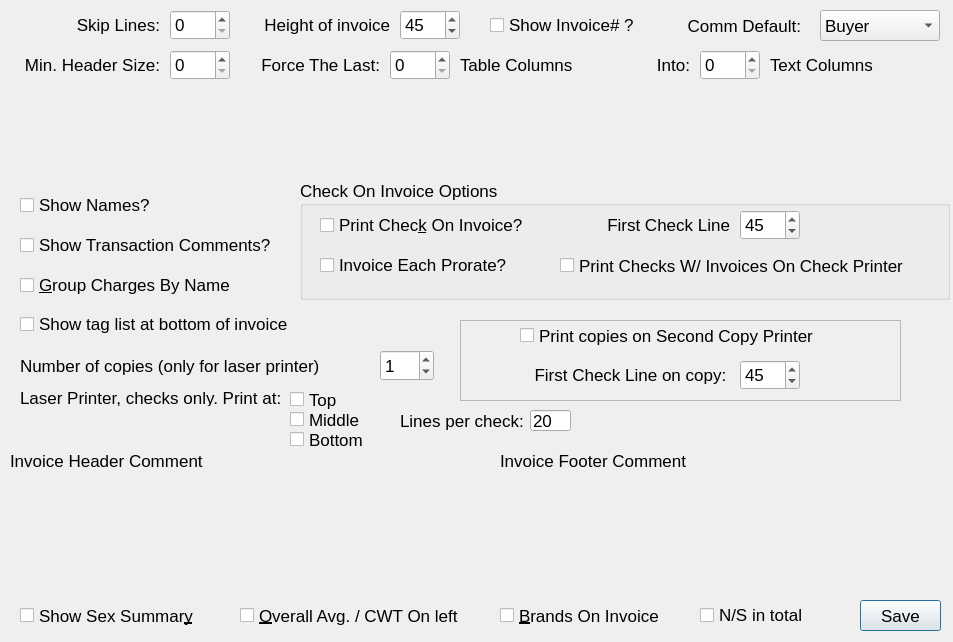
<?xml version="1.0" encoding="UTF-8"?>
<ui version="4.0">
 <class>InvoiceSetup</class>
 <widget class="QDialog" name="InvoiceSetup">
  <property name="windowModality">
   <enum>Qt::ApplicationModal</enum>
  </property>
  <property name="enabled">
   <bool>true</bool>
  </property>
  <property name="geometry">
   <rect>
    <x>0</x>
    <y>0</y>
    <width>953</width>
    <height>642</height>
   </rect>
  </property>
  <property name="font">
   <font>
    <pointsize>13</pointsize>
   </font>
  </property>
  <property name="windowTitle">
   <string>Setup Invoice</string>
  </property>
  <widget class="QComboBox" name="commissionDefaultCombo">
   <property name="geometry">
    <rect>
     <x>820</x>
     <y>10</y>
     <width>120</width>
     <height>31</height>
    </rect>
   </property>
   <item>
    <property name="text">
     <string>Buyer</string>
    </property>
   </item>
   <item>
    <property name="text">
     <string>Company</string>
    </property>
   </item>
  </widget>
  <widget class="QCheckBox" name="showNumberBox">
   <property name="geometry">
    <rect>
     <x>490</x>
     <y>10</y>
     <width>180</width>
     <height>30</height>
    </rect>
   </property>
   <property name="text">
    <string>Show Invoice# ?</string>
   </property>
  </widget>
  <widget class="QLabel" name="textLabel1_2">
   <property name="geometry">
    <rect>
     <x>240</x>
     <y>10</y>
     <width>150</width>
     <height>30</height>
    </rect>
   </property>
   <property name="text">
    <string>Height of invoice</string>
   </property>
   <property name="alignment">
    <set>Qt::AlignRight|Qt::AlignTrailing|Qt::AlignVCenter</set>
   </property>
   <property name="wordWrap">
    <bool>false</bool>
   </property>
  </widget>
  <widget class="QSpinBox" name="invoiceHeight">
   <property name="geometry">
    <rect>
     <x>400</x>
     <y>10</y>
     <width>60</width>
     <height>30</height>
    </rect>
   </property>
   <property name="minimum">
    <number>10</number>
   </property>
   <property name="maximum">
    <number>68</number>
   </property>
   <property name="value">
    <number>45</number>
   </property>
  </widget>
  <widget class="QLabel" name="commissionDefaultLabel">
   <property name="geometry">
    <rect>
     <x>670</x>
     <y>10</y>
     <width>131</width>
     <height>31</height>
    </rect>
   </property>
   <property name="text">
    <string>Comm Default:</string>
   </property>
   <property name="alignment">
    <set>Qt::AlignRight|Qt::AlignTrailing|Qt::AlignVCenter</set>
   </property>
   <property name="wordWrap">
    <bool>false</bool>
   </property>
  </widget>
  <widget class="QSpinBox" name="topSkip">
   <property name="geometry">
    <rect>
     <x>170</x>
     <y>10</y>
     <width>60</width>
     <height>30</height>
    </rect>
   </property>
   <property name="minimum">
    <number>0</number>
   </property>
   <property name="maximum">
    <number>35</number>
   </property>
   <property name="value">
    <number>0</number>
   </property>
  </widget>
  <widget class="QCheckBox" name="showNameBox">
   <property name="geometry">
    <rect>
     <x>20</x>
     <y>190</y>
     <width>200</width>
     <height>30</height>
    </rect>
   </property>
   <property name="text">
    <string>Show Names?</string>
   </property>
  </widget>
  <widget class="Q3GroupBox" name="checkOnInvoiceGroup">
   <property name="geometry">
    <rect>
     <x>300</x>
     <y>180</y>
     <width>650</width>
     <height>120</height>
    </rect>
   </property>
   <property name="title">
    <string>Check On Invoice Options</string>
   </property>
   <widget class="QCheckBox" name="checkOnInvoice">
    <property name="geometry">
     <rect>
      <x>20</x>
      <y>30</y>
      <width>230</width>
      <height>30</height>
     </rect>
    </property>
    <property name="text">
     <string>Print Chec&amp;k On Invoice?</string>
    </property>
   </widget>
   <widget class="QSpinBox" name="checkStartLine">
    <property name="geometry">
     <rect>
      <x>440</x>
      <y>30</y>
      <width>60</width>
      <height>30</height>
     </rect>
    </property>
    <property name="minimum">
     <number>1</number>
    </property>
    <property name="maximum">
     <number>64</number>
    </property>
    <property name="value">
     <number>45</number>
    </property>
   </widget>
   <widget class="QCheckBox" name="prorateInvoiceCheckBox">
    <property name="geometry">
     <rect>
      <x>20</x>
      <y>70</y>
      <width>230</width>
      <height>30</height>
     </rect>
    </property>
    <property name="text">
     <string>Invoice Each Prorate?</string>
    </property>
   </widget>
   <widget class="QLabel" name="checkLineLabel">
    <property name="geometry">
     <rect>
      <x>270</x>
      <y>30</y>
      <width>160</width>
      <height>30</height>
     </rect>
    </property>
    <property name="text">
     <string>First Check Line</string>
    </property>
    <property name="alignment">
     <set>Qt::AlignRight|Qt::AlignTrailing|Qt::AlignVCenter</set>
    </property>
    <property name="wordWrap">
     <bool>false</bool>
    </property>
   </widget>
   <widget class="QCheckBox" name="checkPrinterOption">
    <property name="geometry">
     <rect>
      <x>260</x>
      <y>70</y>
      <width>380</width>
      <height>31</height>
     </rect>
    </property>
    <property name="toolTip">
     <string>Check this option to use the check printer for checks on invoices.&lt;BR&gt; If the check on invoice button is checked and no checks are printed,&lt;BR&gt; then the seller invoice printer is used.</string>
    </property>
    <property name="text">
     <string>Print Checks W/ Invoices On Check Printer</string>
    </property>
   </widget>
  </widget>
  <widget class="QLabel" name="textLabel1">
   <property name="geometry">
    <rect>
     <x>30</x>
     <y>10</y>
     <width>130</width>
     <height>30</height>
    </rect>
   </property>
   <property name="frameShape">
    <enum>QFrame::NoFrame</enum>
   </property>
   <property name="frameShadow">
    <enum>QFrame::Plain</enum>
   </property>
   <property name="text">
    <string>Skip Lines:</string>
   </property>
   <property name="alignment">
    <set>Qt::AlignRight|Qt::AlignTrailing|Qt::AlignVCenter</set>
   </property>
   <property name="wordWrap">
    <bool>false</bool>
   </property>
  </widget>
  <widget class="Q3Table" name="transTableSetup">
   <property name="geometry">
    <rect>
     <x>10</x>
     <y>90</y>
     <width>930</width>
     <height>88</height>
    </rect>
   </property>
   <property name="numRows" stdset="0">
    <number>1</number>
   </property>
   <property name="numCols" stdset="0">
    <number>11</number>
   </property>
  </widget>
  <widget class="QLabel" name="textLabel1_3">
   <property name="geometry">
    <rect>
     <x>9</x>
     <y>50</y>
     <width>151</width>
     <height>30</height>
    </rect>
   </property>
   <property name="frameShape">
    <enum>QFrame::NoFrame</enum>
   </property>
   <property name="frameShadow">
    <enum>QFrame::Plain</enum>
   </property>
   <property name="text">
    <string>Min. Header Size:</string>
   </property>
   <property name="alignment">
    <set>Qt::AlignRight|Qt::AlignTrailing|Qt::AlignVCenter</set>
   </property>
   <property name="wordWrap">
    <bool>false</bool>
   </property>
  </widget>
  <widget class="QSpinBox" name="minHeaderSizeSpin">
   <property name="geometry">
    <rect>
     <x>170</x>
     <y>50</y>
     <width>60</width>
     <height>30</height>
    </rect>
   </property>
   <property name="minimum">
    <number>0</number>
   </property>
   <property name="maximum">
    <number>15</number>
   </property>
   <property name="value">
    <number>0</number>
   </property>
  </widget>
  <widget class="QLabel" name="textLabel1_3_2_2">
   <property name="geometry">
    <rect>
     <x>460</x>
     <y>50</y>
     <width>140</width>
     <height>30</height>
    </rect>
   </property>
   <property name="frameShape">
    <enum>QFrame::NoFrame</enum>
   </property>
   <property name="frameShadow">
    <enum>QFrame::Plain</enum>
   </property>
   <property name="text">
    <string>Table Columns</string>
   </property>
   <property name="alignment">
    <set>Qt::AlignLeading|Qt::AlignLeft|Qt::AlignVCenter</set>
   </property>
   <property name="wordWrap">
    <bool>false</bool>
   </property>
  </widget>
  <widget class="QLabel" name="textLabel1_3_2_3">
   <property name="geometry">
    <rect>
     <x>610</x>
     <y>50</y>
     <width>80</width>
     <height>30</height>
    </rect>
   </property>
   <property name="frameShape">
    <enum>QFrame::NoFrame</enum>
   </property>
   <property name="frameShadow">
    <enum>QFrame::Plain</enum>
   </property>
   <property name="text">
    <string>Into:</string>
   </property>
   <property name="alignment">
    <set>Qt::AlignRight|Qt::AlignTrailing|Qt::AlignVCenter</set>
   </property>
   <property name="wordWrap">
    <bool>false</bool>
   </property>
  </widget>
  <widget class="QLabel" name="textLabel1_3_2">
   <property name="geometry">
    <rect>
     <x>240</x>
     <y>50</y>
     <width>140</width>
     <height>30</height>
    </rect>
   </property>
   <property name="frameShape">
    <enum>QFrame::NoFrame</enum>
   </property>
   <property name="frameShadow">
    <enum>QFrame::Plain</enum>
   </property>
   <property name="text">
    <string>Force The Last:</string>
   </property>
   <property name="alignment">
    <set>Qt::AlignRight|Qt::AlignTrailing|Qt::AlignVCenter</set>
   </property>
   <property name="wordWrap">
    <bool>false</bool>
   </property>
  </widget>
  <widget class="QSpinBox" name="transOverrideColumnSpin">
   <property name="geometry">
    <rect>
     <x>390</x>
     <y>50</y>
     <width>60</width>
     <height>30</height>
    </rect>
   </property>
   <property name="minimum">
    <number>0</number>
   </property>
   <property name="maximum">
    <number>11</number>
   </property>
   <property name="value">
    <number>0</number>
   </property>
  </widget>
  <widget class="QLabel" name="textLabel1_3_2_2_2">
   <property name="geometry">
    <rect>
     <x>770</x>
     <y>50</y>
     <width>140</width>
     <height>30</height>
    </rect>
   </property>
   <property name="frameShape">
    <enum>QFrame::NoFrame</enum>
   </property>
   <property name="frameShadow">
    <enum>QFrame::Plain</enum>
   </property>
   <property name="text">
    <string>Text Columns</string>
   </property>
   <property name="alignment">
    <set>Qt::AlignLeading|Qt::AlignLeft|Qt::AlignVCenter</set>
   </property>
   <property name="wordWrap">
    <bool>false</bool>
   </property>
  </widget>
  <widget class="QSpinBox" name="transOverrideLengthSpin">
   <property name="geometry">
    <rect>
     <x>700</x>
     <y>50</y>
     <width>60</width>
     <height>30</height>
    </rect>
   </property>
   <property name="minimum">
    <number>0</number>
   </property>
   <property name="maximum">
    <number>96</number>
   </property>
   <property name="value">
    <number>0</number>
   </property>
  </widget>
  <widget class="Q3TextEdit" name="marketInvoiceComment">
   <property name="geometry">
    <rect>
     <x>10</x>
     <y>480</y>
     <width>480</width>
     <height>110</height>
    </rect>
   </property>
   <property name="font">
    <font>
     <family>Bitstream Vera Sans Mono</family>
     <pointsize>13</pointsize>
    </font>
   </property>
  </widget>
  <widget class="QLabel" name="textLabel1_2_2_2">
   <property name="geometry">
    <rect>
     <x>500</x>
     <y>450</y>
     <width>480</width>
     <height>21</height>
    </rect>
   </property>
   <property name="text">
    <string>Invoice Footer Comment</string>
   </property>
   <property name="wordWrap">
    <bool>false</bool>
   </property>
  </widget>
  <widget class="QCheckBox" name="totalNSCheckBox">
   <property name="geometry">
    <rect>
     <x>700</x>
     <y>600</y>
     <width>141</width>
     <height>30</height>
    </rect>
   </property>
   <property name="text">
    <string>N/S in total</string>
   </property>
  </widget>
  <widget class="Q3TextEdit" name="marketInvoiceDisclaimer">
   <property name="geometry">
    <rect>
     <x>500</x>
     <y>480</y>
     <width>440</width>
     <height>110</height>
    </rect>
   </property>
   <property name="font">
    <font>
     <family>Bitstream Vera Sans Mono</family>
     <pointsize>13</pointsize>
    </font>
   </property>
   <property name="overwriteMode" stdset="0">
    <bool>true</bool>
   </property>
  </widget>
  <widget class="QPushButton" name="saveButton">
   <property name="geometry">
    <rect>
     <x>860</x>
     <y>600</y>
     <width>81</width>
     <height>31</height>
    </rect>
   </property>
   <property name="text">
    <string>Save</string>
   </property>
  </widget>
  <widget class="QCheckBox" name="brandOptionCheckBox">
   <property name="geometry">
    <rect>
     <x>500</x>
     <y>600</y>
     <width>191</width>
     <height>31</height>
    </rect>
   </property>
   <property name="text">
    <string>&amp;Brands On Invoice</string>
   </property>
  </widget>
  <widget class="QCheckBox" name="averageOptionCheckBox">
   <property name="geometry">
    <rect>
     <x>20</x>
     <y>600</y>
     <width>201</width>
     <height>31</height>
    </rect>
   </property>
   <property name="text">
    <string>Show Sex Summar&amp;y</string>
   </property>
  </widget>
  <widget class="QCheckBox" name="averageOnLeftCheckBox">
   <property name="geometry">
    <rect>
     <x>240</x>
     <y>600</y>
     <width>240</width>
     <height>31</height>
    </rect>
   </property>
   <property name="text">
    <string>&amp;Overall Avg. / CWT On left</string>
   </property>
  </widget>
  <widget class="QCheckBox" name="showTransactionCommentBox">
   <property name="geometry">
    <rect>
     <x>20</x>
     <y>230</y>
     <width>260</width>
     <height>30</height>
    </rect>
   </property>
   <property name="text">
    <string>Show Transaction Comments?</string>
   </property>
  </widget>
  <widget class="QLabel" name="textLabel1_2_2">
   <property name="geometry">
    <rect>
     <x>10</x>
     <y>450</y>
     <width>480</width>
     <height>21</height>
    </rect>
   </property>
   <property name="text">
    <string>Invoice Header Comment</string>
   </property>
   <property name="wordWrap">
    <bool>false</bool>
   </property>
  </widget>
  <widget class="QCheckBox" name="groupChargesBox">
   <property name="geometry">
    <rect>
     <x>20</x>
     <y>270</y>
     <width>260</width>
     <height>30</height>
    </rect>
   </property>
   <property name="text">
    <string>&amp;Group Charges By Name</string>
   </property>
   <property name="shortcut">
    <string>Alt+G</string>
   </property>
  </widget>
  <widget class="QCheckBox" name="showTagsAtBottomOfInvoiceCheckBox">
   <property name="enabled">
    <bool>true</bool>
   </property>
   <property name="geometry">
    <rect>
     <x>20</x>
     <y>310</y>
     <width>321</width>
     <height>28</height>
    </rect>
   </property>
   <property name="text">
    <string>Show tag list at bottom of invoice</string>
   </property>
   <property name="shortcut">
    <string/>
   </property>
  </widget>
  <widget class="QSpinBox" name="lpCopyCountSpinBox">
   <property name="geometry">
    <rect>
     <x>380</x>
     <y>350</y>
     <width>54</width>
     <height>31</height>
    </rect>
   </property>
   <property name="value">
    <number>1</number>
   </property>
  </widget>
  <widget class="QLabel" name="label">
   <property name="geometry">
    <rect>
     <x>20</x>
     <y>350</y>
     <width>351</width>
     <height>31</height>
    </rect>
   </property>
   <property name="text">
    <string>Number of copies (only for laser printer)</string>
   </property>
  </widget>
  <widget class="QLabel" name="laserPrinterChecksOnlyPrintAtLabel">
   <property name="geometry">
    <rect>
     <x>20</x>
     <y>390</y>
     <width>261</width>
     <height>16</height>
    </rect>
   </property>
   <property name="text">
    <string>Laser Printer, checks only. Print at:</string>
   </property>
  </widget>
  <widget class="QCheckBox" name="checkBoxLaserCheckTop">
   <property name="geometry">
    <rect>
     <x>290</x>
     <y>390</y>
     <width>79</width>
     <height>19</height>
    </rect>
   </property>
   <property name="text">
    <string>Top</string>
   </property>
  </widget>
  <widget class="QCheckBox" name="checkBoxLaserCheckBottom">
   <property name="geometry">
    <rect>
     <x>290</x>
     <y>430</y>
     <width>79</width>
     <height>19</height>
    </rect>
   </property>
   <property name="text">
    <string>Bottom</string>
   </property>
  </widget>
  <widget class="QCheckBox" name="checkBoxLaserCheckMiddle">
   <property name="geometry">
    <rect>
     <x>290</x>
     <y>410</y>
     <width>79</width>
     <height>19</height>
    </rect>
   </property>
   <property name="text">
    <string>Middle</string>
   </property>
  </widget>
  <widget class="QLineEdit" name="linesPerCheck">
   <property name="geometry">
    <rect>
     <x>530</x>
     <y>410</y>
     <width>41</width>
     <height>21</height>
    </rect>
   </property>
   <property name="toolTip">
    <string>&lt;html&gt;&lt;head/&gt;&lt;body&gt;&lt;p&gt;This is normally 20. Calculated at 6 lines per inch, with 10 inches per page (two half inch margins, top and bottom). If it's not lining up for you, try changing this number by one and try again.&lt;/p&gt;&lt;/body&gt;&lt;/html&gt;</string>
   </property>
   <property name="text">
    <string>20</string>
   </property>
  </widget>
  <widget class="QLabel" name="linesPerCheckLabel">
   <property name="geometry">
    <rect>
     <x>400</x>
     <y>410</y>
     <width>131</width>
     <height>21</height>
    </rect>
   </property>
   <property name="text">
    <string>Lines per check:</string>
   </property>
  </widget>
  <widget class="QFrame" name="secondCopyFrame">
   <property name="geometry">
    <rect>
     <x>460</x>
     <y>320</y>
     <width>441</width>
     <height>81</height>
    </rect>
   </property>
   <property name="frameShape">
    <enum>QFrame::StyledPanel</enum>
   </property>
   <property name="frameShadow">
    <enum>QFrame::Raised</enum>
   </property>
   <widget class="QCheckBox" name="secondCopyPrinterOption">
    <property name="geometry">
     <rect>
      <x>60</x>
      <y>0</y>
      <width>311</width>
      <height>31</height>
     </rect>
    </property>
    <property name="toolTip">
     <string>&lt;html&gt;&lt;head/&gt;&lt;body&gt;&lt;p&gt;Check this option to use a second printer for a copy of the invoice.&lt;/p&gt;&lt;/body&gt;&lt;/html&gt;</string>
    </property>
    <property name="text">
     <string>Print copies on Second Copy Printer</string>
    </property>
   </widget>
   <widget class="QLabel" name="checkLineCopyLabel">
    <property name="geometry">
     <rect>
      <x>50</x>
      <y>40</y>
      <width>221</width>
      <height>30</height>
     </rect>
    </property>
    <property name="text">
     <string>First Check Line on copy: </string>
    </property>
    <property name="alignment">
     <set>Qt::AlignRight|Qt::AlignTrailing|Qt::AlignVCenter</set>
    </property>
    <property name="wordWrap">
     <bool>false</bool>
    </property>
   </widget>
   <widget class="QSpinBox" name="checkLineStartCopy">
    <property name="geometry">
     <rect>
      <x>280</x>
      <y>40</y>
      <width>60</width>
      <height>30</height>
     </rect>
    </property>
    <property name="minimum">
     <number>1</number>
    </property>
    <property name="maximum">
     <number>64</number>
    </property>
    <property name="value">
     <number>45</number>
    </property>
   </widget>
  </widget>
 </widget>
 <layoutdefault spacing="6" margin="11"/>
 <pixmapfunction>qPixmapFromMimeSource</pixmapfunction>
 <customwidgets>
  <customwidget>
   <class>Q3Frame</class>
   <extends>QFrame</extends>
   <header>Qt3Support/Q3Frame</header>
   <container>1</container>
  </customwidget>
  <customwidget>
   <class>Q3Table</class>
   <extends>Q3Frame</extends>
   <header>q3table.h</header>
   <container>1</container>
  </customwidget>
  <customwidget>
   <class>Q3GroupBox</class>
   <extends>QGroupBox</extends>
   <header>Qt3Support/Q3GroupBox</header>
   <container>1</container>
  </customwidget>
  <customwidget>
   <class>Q3TextEdit</class>
   <extends>Q3Frame</extends>
   <header>q3textedit.h</header>
   <container>1</container>
  </customwidget>
 </customwidgets>
 <tabstops>
  <tabstop>topSkip</tabstop>
  <tabstop>invoiceHeight</tabstop>
  <tabstop>checkOnInvoice</tabstop>
  <tabstop>checkStartLine</tabstop>
  <tabstop>transTableSetup</tabstop>
  <tabstop>saveButton</tabstop>
 </tabstops>
 <includes>
  <include location="local">dao/invoicedao.h</include>
 </includes>
 <resources/>
 <connections/>
</ui>
